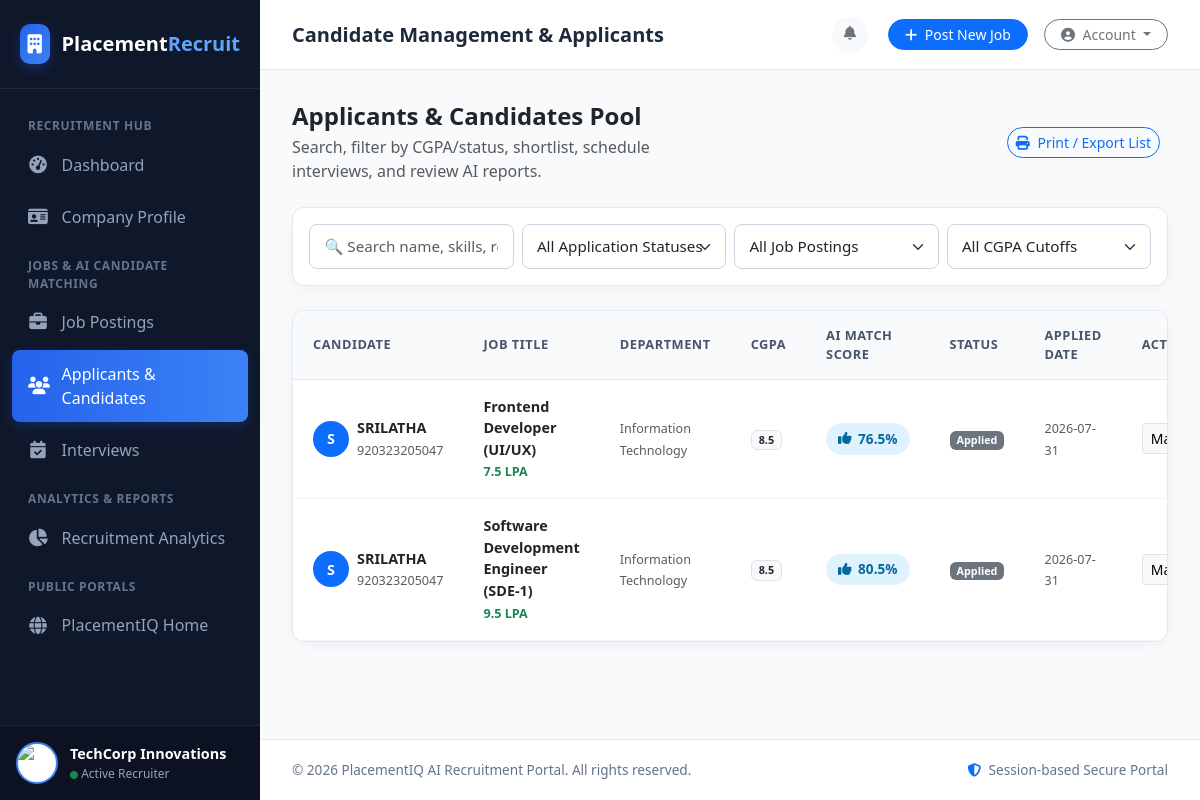
The app's page /company/candidates (signed in) with its own data.
### tables this page shows
CREATE TABLE companies (
            id INTEGER PRIMARY KEY AUTOINCREMENT,
            company_name TEXT NOT NULL,
            email TEXT UNIQUE NOT NULL,
            password_hash TEXT NOT NULL,
            contact_person TEXT,
            phone TEXT,
            industry TEXT DEFAULT 'Information Technology',
            location TEXT DEFAULT 'Bengaluru, India',
            website TEXT,
            company_size TEXT DEFAULT '100-500 Employees',
            description TEXT,
            logo TEXT DEFAULT 'default_company.png',
            is_verified INTEGER DEFAULT 1,
            reset_token TEXT,
            created_at DATETIME DEFAULT CURRENT_TIMESTAMP
        );

CREATE TABLE job_applications (
            id INTEGER PRIMARY KEY AUTOINCREMENT,
            job_id INTEGER NOT NULL,
            company_id INTEGER NOT NULL,
            student_reg TEXT NOT NULL,
            match_score REAL DEFAULT 0.0,
            matching_skills TEXT,
            missing_skills TEXT,
            ai_recommendation TEXT,
            status TEXT DEFAULT 'Applied',
            applied_at DATETIME DEFAULT CURRENT_TIMESTAMP,
            updated_at DATETIME DEFAULT CURRENT_TIMESTAMP,
            UNIQUE(job_id, student_reg),
            FOREIGN KEY (job_id) REFERENCES jobs(id) ON DELETE CASCADE,
            FOREIGN KEY (company_id) REFERENCES companies(id) ON DELETE CASCADE,
            FOREIGN KEY (student_reg) REFERENCES student_users(register_number) ON DELETE CASCADE
        );

CREATE TABLE student_users (
            id INTEGER PRIMARY KEY AUTOINCREMENT,
            register_number TEXT UNIQUE NOT NULL,
            email TEXT UNIQUE NOT NULL,
            password_hash TEXT NOT NULL,
            student_name TEXT NOT NULL,
            department TEXT NOT NULL,
            cgpa REAL DEFAULT 7.5,
            tenth_percentage REAL DEFAULT 75.0,
            twelfth_percentage REAL DEFAULT 75.0,
            aptitude_score INTEGER DEFAULT 70,
            coding_score INTEGER DEFAULT 70,
            communication_skill TEXT DEFAULT 'Good',
            internship TEXT DEFAULT 'Yes',
            certifications_count INTEGER DEFAULT 1,
            projects_count INTEGER DEFAULT 2,
            backlogs INTEGER DEFAULT 0,
            profile_photo TEXT DEFAULT 'default_avatar.png',
            skills_list TEXT DEFAULT 'Python, SQL, HTML/CSS, Data Structures',
            certifications_details TEXT DEFAULT 'AWS Certified Cloud Practitioner',
            internship_details TEXT DEFAULT 'Web Development Intern at Tech Solutions (3 Months)',
            project_details TEXT DEFAULT 'AI Student Placement Prediction System using Flask & Random Forest',
            created_at DATETIME DEFAULT CURRENT_TIMESTAMP
        );

CREATE TABLE jobs (
            id INTEGER PRIMARY KEY AUTOINCREMENT,
            company_id INTEGER NOT NULL,
            title TEXT NOT NULL,
            description TEXT NOT NULL,
            required_skills TEXT NOT NULL,
            min_cgpa REAL DEFAULT 6.0,
            required_certifications INTEGER DEFAULT 0,
            internship_required TEXT DEFAULT 'No',
            experience_level TEXT DEFAULT 'Freshers',
            salary_package TEXT NOT NULL,
            location TEXT NOT NULL,
            deadline DATE NOT NULL,
            status TEXT DEFAULT 'Active',
            created_at DATETIME DEFAULT CURRENT_TIMESTAMP,
            updated_at DATETIME DEFAULT CURRENT_TIMESTAMP,
            FOREIGN KEY (company_id) REFERENCES companies(id) ON DELETE CASCADE
        );

### routes/company.py (the view)
@company_bp.route('/candidates')
@company_login_required
def candidate_list():
    company_id = session['company_id']
    status_filter = request.args.get('status', 'All')
    job_filter = request.args.get('job_id')
    job_id = int(job_filter) if job_filter and job_filter.isdigit() else None
    applications = database.get_job_applications(company_id=company_id, job_id=job_id, status=status_filter)
    jobs = database.get_company_jobs(company_id)
    return render_template(
        'company/candidates/list.html',
        applications=applications,
        jobs=jobs,
        status_filter=status_filter,
        job_filter=job_filter
    )

### templates/company/candidates/list.html (shortened to what this page needs)
{% extends 'company/company_base.html' %}
{% block page_header %}Candidate Management & Applicants{% endblock %}
{% block content %}
<div class="row align-items-center mb-4">
    <div class="col-md-6">
        <h4 class="fw-bold text-dark mb-1">Applicants & Candidates Pool</h4>
        <p class="text-muted mb-0">Search, filter by CGPA/status, shortlist, schedule interviews, and review AI reports.</p>
    </div>
    <div class="col-md-6 text-md-end mt-3 mt-md-0">
        <button class="btn btn-outline-primary btn-sm rounded-pill me-2" onclick="window.print()">
            <i class="fas fa-print me-1"></i> Print / Export List
        </button>
    </div>
</div>
<div class="form-card mb-4 p-3">
    <form method="GET" action="{{ url_for('company.candidate_list') }}" class="row g-2 align-items-center">
        <div class="col-md-3">
            <input type="text" id="searchInput" class="form-control form-control-sm" placeholder="🔍 Search name, skills, reg no...">
        </div>
        <div class="col-md-3">
            <select name="status" class="form-select form-select-sm" onchange="this.form.submit()">
                <option value="All" {% if status_filter == 'All' %}selected{% endif %}>All Application Statuses</option>
            </select>
        </div>
        <div class="col-md-3">
            <select name="job_id" class="form-select form-select-sm" onchange="this.form.submit()">
                <option value="">All Job Postings</option>
            </select>
        </div>
        <div class="col-md-3">
            <select id="cgpaFilter" class="form-select form-select-sm">
                <option value="0">All CGPA Cutoffs</option>
            </select>
        </div>
    </form>
</div>
<div class="custom-table-card">
    <div class="table-responsive">
        <table class="custom-table" id="candidatesTable">
            <thead>
                <tr>
                    <th>Candidate</th>
                    <th>Job Title</th>
                    <th>Department</th>
                    <th>CGPA</th>
                    <th>AI Match Score</th>
                    <th>Status</th>
                    <th>Applied Date</th>
                    <th>Actions</th>
                </tr>
            </thead>
            <tbody>
                {% if applications %}
                    {% for app in applications %}
                    <tr class="candidate-row" data-cgpa="{{ app.cgpa }}" data-name="{{ app.student_name.lower() }}" data-skills="{{ app.skills_list.lower() }}">
                        <td>
                            <div class="d-flex align-items-center gap-2">
                                <div class="avatar-circle bg-primary text-white fw-bold rounded-circle d-flex align-items-center justify-content-center" style="width: 36px; height: 36px;">
                                    {{ app.student_name[0] }}
                                </div>
                                <div>
                                    <div class="fw-bold text-dark">{{ app.student_name }}</div>
                                    <small class="text-muted">{{ app.student_reg }}</small>
                                </div>
                            </div>
                        </td>
                        <td>
                            <div class="fw-bold text-dark">{{ app.job_title }}</div>
                            <small class="text-success fw-semibold">{{ app.salary_package }}</small>
                        </td>
                        <td><small class="text-muted">{{ app.department }}</small></td>
                        <td><span class="badge bg-light text-dark border">{{ app.cgpa }}</span></td>
                        <td>
                            {% if app.match_score >= 85 %}
                                <span class="match-score-badge match-high"><i class="fas fa-fire"></i> {{ app.match_score }}%</span>
                            {% elif app.match_score >= 70 %}
                                <span class="match-score-badge match-good"><i class="fas fa-thumbs-up"></i> {{ app.match_score }}%</span>
                            {% elif app.match_score >= 55 %}
                                <span class="match-score-badge match-medium"><i class="fas fa-minus"></i> {{ app.match_score }}%</span>
                            {% else %}
                                <span class="match-score-badge match-low"><i class="fas fa-exclamation-circle"></i> {{ app.match_score }}%</span>
                            {% endif %}
                        </td>
                        <td>
                            {% if app.status == 'Applied' %}
                                <span class="badge bg-secondary">Applied</span>
                            {% elif app.status == 'Shortlisted' %}
                                <span class="badge bg-warning text-dark">Shortlisted</span>
                            {% elif app.status == 'Interview Scheduled' %}
                                <span class="badge bg-info text-white">Interview Scheduled</span>
                            {% elif app.status == 'Selected' %}
                                <span class="badge bg-success">Selected</span>
                            {% elif app.status == 'Rejected' %}
                                <span class="badge bg-danger">Rejected</span>
                            {% endif %}
                        </td>
                        <td><small class="text-muted">{{ app.applied_at[:10] }}</small></td>
                        <td>
                            <div class="dropdown d-inline">
                                <button class="btn btn-sm btn-light border dropdown-toggle" type="button" data-bs-toggle="dropdown">
                                    Manage
                                </button>
                            </div>
                        </td>
                    </tr>
                    {% endfor %}
                {% else %}
                    <tr>
                        <td colspan="8" class="text-center py-5 text-muted">
                            No student applications found.
                        </td>
                    </tr>
                {% endif %}
            </tbody>
        </table>
    </div>
</div>
{% endblock %}

### templates/company/company_base.html (shortened to what this page needs)
<!DOCTYPE html>
<html lang="en">
<head>
    <link href="https://cdn.jsdelivr.net/npm/bootstrap@5.3.0/dist/css/bootstrap.min.css" rel="stylesheet">
    <link rel="stylesheet" href="https://cdnjs.cloudflare.com/ajax/libs/font-awesome/6.4.0/css/all.min.css">
    <link rel="stylesheet" href="{{ url_for('static', filename='css/company.css') }}">
</head>
<body class="company-body">
    <div class="company-wrapper">
        <aside class="company-sidebar" id="companySidebar">
            <div class="company-sidebar-header">
                <a href="{{ url_for('company.dashboard') }}" class="company-sidebar-brand">
                    <div class="company-brand-icon">
                        <i class="fas fa-building"></i>
                    </div>
                    <span>Placement<span style="color: #60a5fa;">Recruit</span></span>
                </a>
            </div>
            <ul class="company-sidebar-menu">
                <li class="company-menu-label">Recruitment Hub</li>
                <li class="company-menu-item">
                    <a href="{{ url_for('company.dashboard') }}" class="company-menu-link {% if request.endpoint == 'company.dashboard' %}active{% endif %}">
                        <i class="fas fa-tachometer-alt"></i>
                        <span>Dashboard</span>
                    </a>
                </li>
                <li class="company-menu-item">
                    <a href="{{ url_for('company.profile') }}" class="company-menu-link {% if request.endpoint == 'company.profile' %}active{% endif %}">
                        <i class="fas fa-id-card"></i>
                        <span>Company Profile</span>
                    </a>
                </li>
                <li class="company-menu-label">Jobs & AI Candidate Matching</li>
                <li class="company-menu-item">
                    <a href="{{ url_for('company.jobs_list') }}" class="company-menu-link {% if 'jobs' in request.endpoint %}active{% endif %}">
                        <i class="fas fa-briefcase"></i>
                        <span>Job Postings</span>
                    </a>
                </li>
                <li class="company-menu-item">
                    <a href="{{ url_for('company.candidate_list') }}" class="company-menu-link {% if 'candidate' in request.endpoint %}active{% endif %}">
                        <i class="fas fa-users"></i>
                        <span>Applicants & Candidates</span>
                    </a>
                </li>
                <li class="company-menu-item">
                    <a href="{{ url_for('company.interviews_list') }}" class="company-menu-link {% if 'interview' in request.endpoint %}active{% endif %}">
                        <i class="fas fa-calendar-check"></i>
                        <span>Interviews</span>
                    </a>
                </li>
                <li class="company-menu-label">Analytics & Reports</li>
                <li class="company-menu-item">
                    <a href="{{ url_for('company.analytics') }}" class="company-menu-link {% if request.endpoint == 'company.analytics' %}active{% endif %}">
                        <i class="fas fa-chart-pie"></i>
                        <span>Recruitment Analytics</span>
                    </a>
                </li>
                <li class="company-menu-label">Public Portals</li>
                <li class="company-menu-item">
                    <a href="{{ url_for('public.home') }}" class="company-menu-link" target="_blank">
                        <i class="fas fa-globe"></i>
                        <span>PlacementIQ Home</span>
                    </a>
                </li>
            </ul>
            <div class="company-sidebar-footer">
                <div class="company-user-card">
                    <img src="{{ url_for('static', filename='uploads/company_logos/' + session.get('company_logo', 'default_company.png')) }}" alt="Company Logo" class="company-logo-avatar" onerror="this.src='{{ url_for('static', filename='uploads/company_logos/default_company.png') }}'">
                    <div class="company-user-info">
                        <div class="company-user-name">{{ session.get('company_name', 'Company Portal') }}</div>
                        <div class="company-user-role"><i class="fas fa-circle text-success" style="font-size: 0.5rem;"></i> Active Recruiter</div>
                    </div>
                </div>
            </div>
        </aside>
        <div class="company-content">
            <header class="company-header">
                <div class="d-flex align-items-center gap-3">
                    <h4 class="header-title">{% block page_header %}Recruitment Portal{% endblock %}</h4>
                </div>
                <div class="header-actions">
                    <a href="{{ url_for('notifications.hub') }}" class="btn btn-light btn-sm rounded-circle position-relative me-1" title="Notification Hub" style="width: 36px; height: 36px;">
                        <i class="fas fa-bell text-secondary"></i>
                    </a>
                    <a href="{{ url_for('company.job_create') }}" class="btn btn-primary btn-sm rounded-pill px-3">
                        <i class="fas fa-plus me-1"></i> Post New Job
                    </a>
                    <div class="dropdown">
                        <button class="btn btn-outline-secondary btn-sm dropdown-toggle rounded-pill px-3" type="button" data-bs-toggle="dropdown">
                            <i class="fas fa-user-circle me-1"></i> Account
                        </button>
                    </div>
                </div>
            </header>
            <main class="company-main-body">
                {% block content %}{% endblock %}
            </main>
            <footer class="company-footer">
                <div>&copy; 2026 PlacementIQ AI Recruitment Portal. All rights reserved.</div>
                <div><i class="fas fa-shield-alt text-primary me-1"></i> Session-based Secure Portal</div>
            </footer>
        </div>
    </div>
</body>
</html>

### records on screen
companies: get "TechCorp Innovations"
job_applications: student_name "S", student_name "SRILATHA", student_reg "920323205047", job_title "Frontend Developer (UI/UX)", salary_package "7.5 LPA", department "Information Technology", cgpa "8.5", match_score "76.5", status "Applied", applied_at "2026-07-31"
job_applications: student_name "S", student_name "SRILATHA", student_reg "920323205047", job_title "Software Development Engineer (SDE-1)", salary_package "9.5 LPA", department "Information Technology", cgpa "8.5", match_score "80.5", status "Applied", applied_at "2026-07-31"
